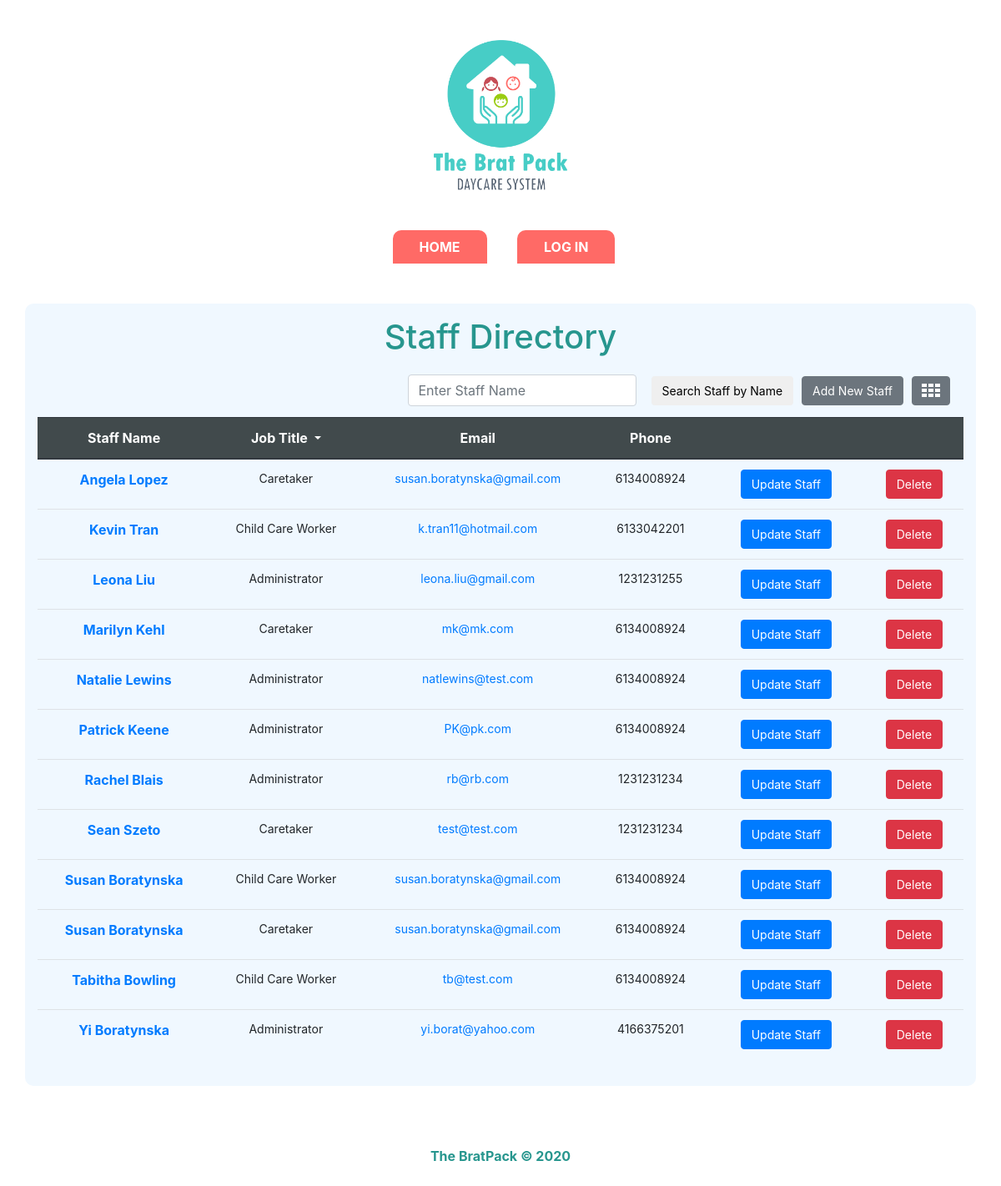
/staffdirectory_list.php, run on an earlier commit of the app's database.
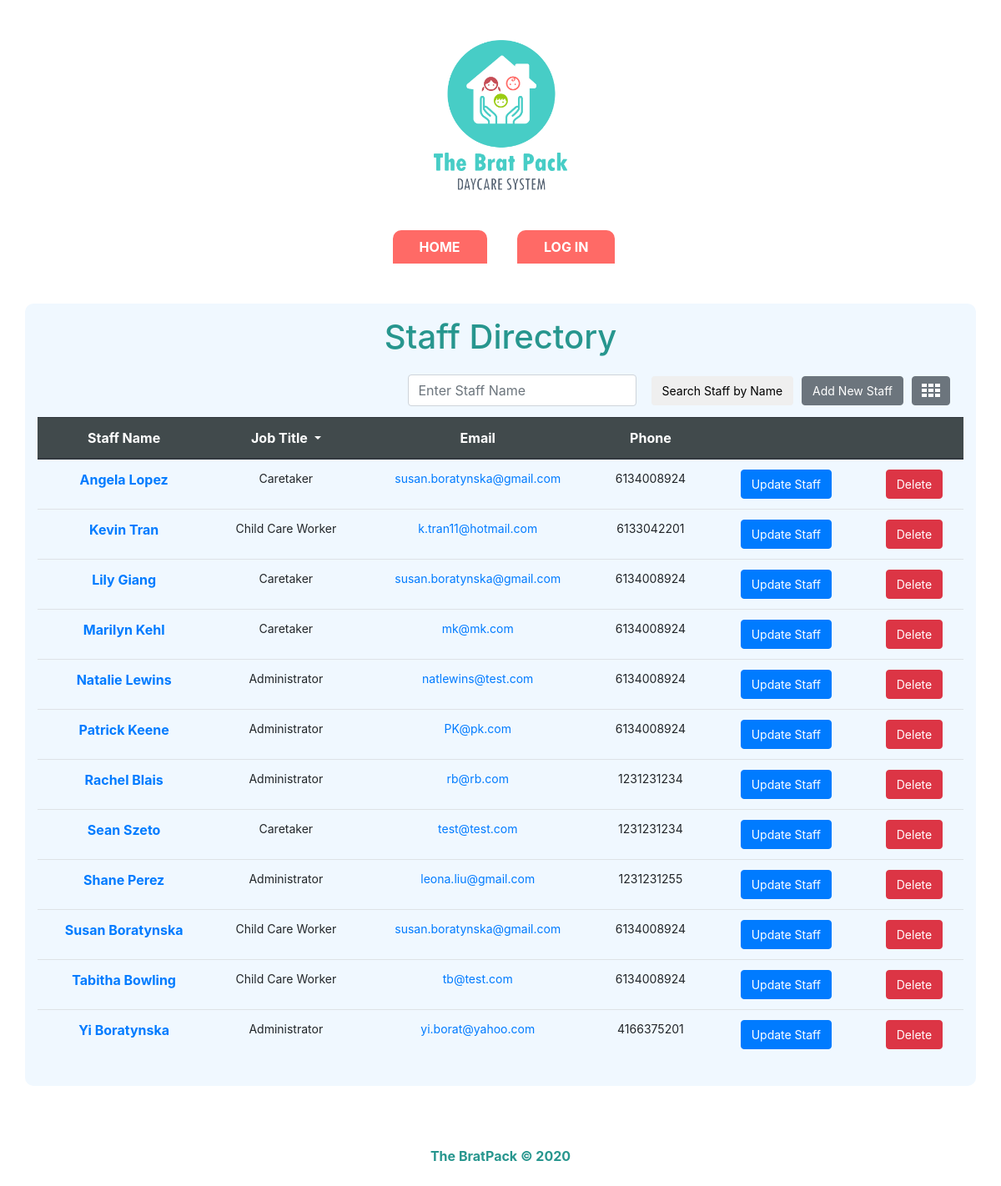
And on a later commit of the database.
### tables this page shows
CREATE TABLE `staff_directory` (
  `staffID` int(11) NOT NULL,
  `firstname` varchar(50) NOT NULL,
  `lastname` varchar(50) NOT NULL,
  `email` varchar(100) NOT NULL,
  `phone` varchar(10) NOT NULL,
  `jobtitle` varchar(50) NOT NULL,
  `photo` varchar(250) DEFAULT NULL
);

### Classes/StaffDirectory.php (called while the page is built, shortened)
<?php
class StaffDirectory{
    public function liststaff($dbcon, $staff__searchkey, $public__jobtitle){
        $sql = "SELECT * FROM staff_directory";
        $sql__order = " ORDER BY firstname";
        if($staff__searchkey != ""){
            $sql__search = " WHERE LOWER(firstname) LIKE LOWER('%" . $staff__searchkey . "%') OR LOWER(lastname) LIKE LOWER('%" . $staff__searchkey . "%') ORDER BY firstname";
            $sql = $sql . $sql__search;
        } else if ($public__jobtitle != "") {
            $sql__jobsearch = " WHERE LOWER(jobtitle) LIKE LOWER('%" . $public__jobtitle . "%') ORDER BY firstname";
            $sql = $sql . $sql__jobsearch;
        }else {
            $sql = $sql . $sql__order;
        }
        $pdostm = $dbcon->prepare($sql);
        $pdostm->execute();
        $staffmembers = $pdostm->fetchAll(PDO::FETCH_ASSOC);
        return $staffmembers;
    }
}

### staffdirectory_list.php (the view, shortened to what this page needs)
<?php
include "includes/header.php";
require_once 'Classes/Database.php';
require_once 'Classes/StaffDirectory.php';
$staff__searchkey = "";
$public__jobtitle = "";
$dbcon = Database::getDb();
$sd = new StaffDirectory();
$staffmembers = $sd->liststaff($dbcon, $staff__searchkey, $public__jobtitle);
    ?>
<div class="container">
    <h1>Staff Directory</h1>
    <div class="navbar">
        <form class="form-inline my-2 my-lg-0" method="GET">
            <input class="form-control mr-sm-2" type="search" name="staff__searchkey" id="staff__searchkey" placeholder="Enter Staff Name"  aria-label="Search">
            <input class="btn" type="submit" name="submit__searchstaff" value="Search Staff by Name">
        </form>
        <a href="staffdirectory_add.php" class="btn btn-secondary">Add New Staff</a>
        <a href="staffdirectory_list_pictures.php" class="btn btn-secondary staffdirectory__listgrid_icon"></a>
    </div>
    <table class="table" style="width:100%">
        <thead class="thead-dark">
            <tr>
                <th scope="col">Staff Name</th>
                <th scope="col">
                    <span class="dropdown">
                        <span class="dropdown-toggle" href="#" role="button" id="dropdownMenuLink" data-toggle="dropdown" aria-haspopup="true" aria-expanded="false">Job Title <span class="caret"></span></span>
                </th>
                <th scope="col">Email</th>
                <th scope="col">Phone</th>
                <th scope="col"></th>
                <th scope="col"></th>
            </tr>
        </thead>
        <tbody>
        <?php foreach ($staffmembers as $staffmember) { ?>
            <tr>
                <th>
                    <a href='staffdirectory_show.php?staffID=<?=$staffmember['staffID'] ?>' ><?= $staffmember['firstname'] . " " . $staffmember['lastname']?></a>
                </th>
                <td><?= $staffmember['jobtitle'] ?></td>
                <td><?= "<a href='mailto:" . $staffmember['email'] . "'>" . $staffmember['email'] . "</a>" ?></td>
                <td><?= $staffmember['phone'] ?></td>
                <td>
                    <a href='staffdirectory_update.php?staffID=<?=$staffmember['staffID'] ?>' class="button btn btn-primary" >Update Staff</a></td>
                <td>
                    <button type='button' class='btn btn-danger' data-toggle='modal' data-target="#deletestaff<?=$staffmember['staffID'] ?>">Delete</button>
                </td>
            </tr>
        <?php } ?>
        </tbody>
    </table>
</div>
<?php
include "includes/footer.php";
?>

### includes/header.php (shortened to what this page needs)
<!DOCTYPE html>
<html lang="en">
<head>
    <link rel="stylesheet" href="https://maxcdn.bootstrapcdn.com/bootstrap/4.0.0/css/bootstrap.min.css">
    <link rel="stylesheet" type="text/css" href="styles/styles.css">
    <link rel="stylesheet" type="text/css" href="styles/layout.css">
    <link rel="stylesheet" href="//code.jquery.com/ui/1.12.1/themes/base/jquery-ui.css">
    <link rel="stylesheet" href="https://cdnjs.cloudflare.com/ajax/libs/fullcalendar/3.4.0/fullcalendar.css" />
</head>
<body>
<header>
    <img id="logo" src="images/logo.png">
  <?php include 'nav.php'?>
</header>

### includes/nav.php (shortened to what this page needs)
?><nav id="main__nav">
    <ul>
        <li class="nav-item"><a href="index.php">Home</a></li>
        <?php
        if (!isset($_SESSION['userinfo'])){
        ?>
        <li class="nav-item"><a href="public_login.php">Log In</a></li>
        <?php
        } else if (isset($_SESSION['userinfo'])){
        ?>
        <li class="nav-item"><a href="logout.php">Log Out</a></li>
        <?php
        }
        ?>
    </ul>
</nav>

### includes/footer.php
<footer>The BratPack &#169 2020 </footer>
</body>
</html>

### styles/styles.css (style rules this page uses)
body { background-image: url("../images/children-sharing-and-playing-with-toys.jpg"); background-size: cover; }
.table .thead-dark th { background-color: darkgray; background-color: #414a4c; }
.navbar { justify-content: flex-end !important; }
td { font-size: 14px; }
.btn { font-size: 14px; margin-left: 10px; }
.staffdirectory__listgrid_icon { padding: 4px 10px 0 10px !important; }
form { padding: 5px 0; margin-top: 5px; }

### styles/layout.css (style rules this page uses)
#logo { display: block; height: auto; width: 10em; margin-left: auto; margin-right: auto; padding-top:3em; }
nav ul li { text-decoration: none; display: inline-block; padding: 10px; }
.container { background-color: aliceblue; border-radius: 10px; text-align:center; margin-top:3em; margin-bottom:3em; padding-top:1em; padding-bottom:1em; min-height: 100%; }
html, body { margin: 0; height: 100%; }
footer { background-color: white; text-align:center; padding:1.5em; color:#27968e; font-weight: bold; width:100%; }
header { background-color: white; }
h1 { color: #27968e; }
#main__nav ul { text-align:center; margin-top:3em; margin-bottom:0; }
#main__nav li { background-color: #ff6a66; padding-top:0.5em; padding-bottom:0.5em; padding-left:2em; padding-right:2em; margin-right:2em; border-radius: 10px 10px 0px 0px; }
#main__nav li a { color:white; text-transform:uppercase; font-weight: bold; text-decoration: none; }

What changed in the data, as far as the page shows it:
changed staff_directory: firstname "Susan" → "Lily"; lastname "Boratynska" → "Giang"; moves up the list
changed staff_directory "leona.liu@gmail.com": firstname "Leona" → "Shane"; lastname "Liu" → "Perez"; moves down the list
